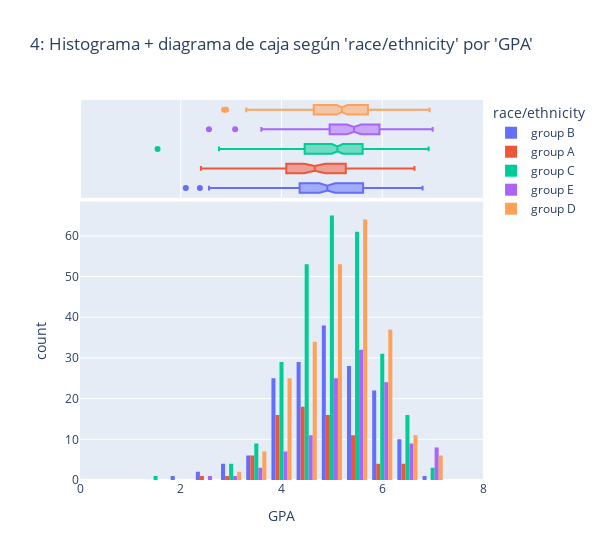

Here is the notebook cell this chart was saved with:
### Markdown cell above
Genere dos visualizaciones extras que encuentre interesantes (y no triviales) con estos datos y explique sus resultados. Agrupe los atributos que estime convenientes.


**To-Do:**
- [X] Generar dos nuevas visualizaciones con los datos y explicar que están representando.


> **NOTA: No utilice historia ni ciencias, son notas generadas aleatoriamente.**

### Code cell
hist_caja_extra=px.histogram(
    df_grades,x="GPA",color="race/ethnicity",barmode="group",
    marginal="box",nbins=14,range_x=[0,8],width=600,
    title="4: Histograma + diagrama de caja según 'race/ethnicity' por 'GPA' " 
)
hist_caja_extra

### Figure 1 — Plotly figure (JSON) as saved in the notebook; plotly's stock layout.template omitted (floating-point values rounded to 4 significant figures; data arrays with more than 128 entries replaced by an {"elided": "..."} marker saying what was removed)
{"data": [{"alignmentgroup": "True", "bingroup": "x", "hovertemplate": "race/ethnicity=group B<br>GPA=%{x}<br>count=%{y}<extra></extra>", "legendgroup": "group B", "marker": {"color": "#636efa", "pattern": {"shape": ""}}, "name": "group B", "nbinsx": 14, "offsetgroup": "group B", "orientation": "v", "showlegend": true, "type": "histogram", "x": {"elided": "166 float values"}, "xaxis": "x", "yaxis": "y"}, {"alignmentgroup": "True", "hovertemplate": "race/ethnicity=group B<br>GPA=%{x}<extra></extra>", "legendgroup": "group B", "marker": {"color": "#636efa"}, "name": "group B", "notched": true, "offsetgroup": "group B", "showlegend": false, "type": "box", "x": {"elided": "166 float values"}, "xaxis": "x2", "yaxis": "y2"}, {"alignmentgroup": "True", "bingroup": "x", "hovertemplate": "race/ethnicity=group A<br>GPA=%{x}<br>count=%{y}<extra></extra>", "legendgroup": "group A", "marker": {"color": "#EF553B", "pattern": {"shape": ""}}, "name": "group A", "nbinsx": 14, "offsetgroup": "group A", "orientation": "v", "showlegend": true, "type": "histogram", "x": [5.78, 3.46, 4.7, 5.02, 4.84, 3.96, 4.36, 4.96, 3.78, 4.84, 4.98, 4.26, 5.18, 4.8, 4.28, 4.24, 4.64, 4.68, 4.32, 4, 5.08, 2.4, 4.02, 5.38, 4.1, 4.68, 5.38, 6.64, 4.56, 4.12, 3.94, 4.1, 5.4, 6, 6.16, 4.08, 6.5, 5.52, 4.58, 5.08, 3.68, 3.88, 5.02, 3.8, 4.76, 3.36, 5.18, 4.54, 3.24, 6.34, 4.14, 5.66, 6.36, 5.72, 4.02, 5.62, 3.68, 3.48, 5.86, 3.6, 4.5, 5.68, 3.82, 5.08, 5.48, 5.24, 5.7, 4.38, 4.56, 4.34, 4.9, 4.64, 5.02, 4.66, 3.96, 4.54, 5.48], "xaxis": "x", "yaxis": "y"}, {"alignmentgroup": "True", "hovertemplate": "race/ethnicity=group A<br>GPA=%{x}<extra></extra>", "legendgroup": "group A", "marker": {"color": "#EF553B"}, "name": "group A", "notched": true, "offsetgroup": "group A", "showlegend": false, "type": "box", "x": [5.78, 3.46, 4.7, 5.02, 4.84, 3.96, 4.36, 4.96, 3.78, 4.84, 4.98, 4.26, 5.18, 4.8, 4.28, 4.24, 4.64, 4.68, 4.32, 4, 5.08, 2.4, 4.02, 5.38, 4.1, 4.68, 5.38, 6.64, 4.56, 4.12, 3.94, 4.1, 5.4, 6, 6.16, 4.08, 6.5, 5.52, 4.58, 5.08, 3.68, 3.88, 5.02, 3.8, 4.76, 3.36, 5.18, 4.54, 3.24, 6.34, 4.14, 5.66, 6.36, 5.72, 4.02, 5.62, 3.68, 3.48, 5.86, 3.6, 4.5, 5.68, 3.82, 5.08, 5.48, 5.24, 5.7, 4.38, 4.56, 4.34, 4.9, 4.64, 5.02, 4.66, 3.96, 4.54, 5.48], "xaxis": "x2", "yaxis": "y2"}, {"alignmentgroup": "True", "bingroup": "x", "hovertemplate": "race/ethnicity=group C<br>GPA=%{x}<br>count=%{y}<extra></extra>", "legendgroup": "group C", "marker": {"color": "#00cc96", "pattern": {"shape": ""}}, "name": "group C", "nbinsx": 14, "offsetgroup": "group C", "orientation": "v", "showlegend": true, "type": "histogram", "x": {"elided": "272 float values"}, "xaxis": "x", "yaxis": "y"}, {"alignmentgroup": "True", "hovertemplate": "race/ethnicity=group C<br>GPA=%{x}<extra></extra>", "legendgroup": "group C", "marker": {"color": "#00cc96"}, "name": "group C", "notched": true, "offsetgroup": "group C", "showlegend": false, "type": "box", "x": {"elided": "272 float values"}, "xaxis": "x2", "yaxis": "y2"}, {"alignmentgroup": "True", "bingroup": "x", "hovertemplate": "race/ethnicity=group E<br>GPA=%{x}<br>count=%{y}<extra></extra>", "legendgroup": "group E", "marker": {"color": "#ab63fa", "pattern": {"shape": ""}}, "name": "group E", "nbinsx": 14, "offsetgroup": "group E", "orientation": "v", "showlegend": true, "type": "histogram", "x": [5.64, 5.76, 5.54, 6.14, 5.96, 5.1, 6.14, 6.24, 5.42, 6.34, 5.1, 6.2, 5.36, 6.32, 5.1, 5.22, 5.92, 6.86, 5.52, 4.06, 6, 4.88, 5.2, 5.84, 4.74, 4.52, 4.36, 4.1, 3.64, 4.5, 4.98, 6.64, 5.14, 5.4, 5.56, 5.82, 5.84, 6.22, 6.22, 7, 4.88, 5, 5.52, 5.38, 4.2, 6.42, 4.82, 6.98, 5.88, 5.56, 5.72, 6.86, 5.34, 3.6, 5.82, 5.5, 5.7, 6.06, 2.56, 5.62, 4.04, 5.6, 5.72, 6.32, 5.68, 5, 7, 5.26, 6.76, 4.02, 4.86, 6.24, 6, 4.94, 4.62, 5.26, 5.48, 5.54, 5.08, 5.2, 4.66, 5.12, 6.3, 3.66, 6.18, 3.76, 5.28, 5.36, 4.42, 5.34, 6.64, 5.08, 6.78, 5.78, 6.52, 5.46, 5.52, 5.8, 4.8, 5.74, 4.44, 3.08, 5.08, 5.22, 5.9, 5.74, 4.98, 5.34, 4.96, 6.28, 4.44, 6.18, 5.94, 4.86, 5.44, 7, 4.12, 5.26, 4.62, 4.34, 5.2], "xaxis": "x", "yaxis": "y"}, {"alignmentgroup": "True", "hovertemplate": "race/ethnicity=group E<br>GPA=%{x}<extra></extra>", "legendgroup": "group E", "marker": {"color": "#ab63fa"}, "name": "group E", "notched": true, "offsetgroup": "group E", "showlegend": false, "type": "box", "x": [5.64, 5.76, 5.54, 6.14, 5.96, 5.1, 6.14, 6.24, 5.42, 6.34, 5.1, 6.2, 5.36, 6.32, 5.1, 5.22, 5.92, 6.86, 5.52, 4.06, 6, 4.88, 5.2, 5.84, 4.74, 4.52, 4.36, 4.1, 3.64, 4.5, 4.98, 6.64, 5.14, 5.4, 5.56, 5.82, 5.84, 6.22, 6.22, 7, 4.88, 5, 5.52, 5.38, 4.2, 6.42, 4.82, 6.98, 5.88, 5.56, 5.72, 6.86, 5.34, 3.6, 5.82, 5.5, 5.7, 6.06, 2.56, 5.62, 4.04, 5.6, 5.72, 6.32, 5.68, 5, 7, 5.26, 6.76, 4.02, 4.86, 6.24, 6, 4.94, 4.62, 5.26, 5.48, 5.54, 5.08, 5.2, 4.66, 5.12, 6.3, 3.66, 6.18, 3.76, 5.28, 5.36, 4.42, 5.34, 6.64, 5.08, 6.78, 5.78, 6.52, 5.46, 5.52, 5.8, 4.8, 5.74, 4.44, 3.08, 5.08, 5.22, 5.9, 5.74, 4.98, 5.34, 4.96, 6.28, 4.44, 6.18, 5.94, 4.86, 5.44, 7, 4.12, 5.26, 4.62, 4.34, 5.2], "xaxis": "x2", "yaxis": "y2"}, {"alignmentgroup": "True", "bingroup": "x", "hovertemplate": "race/ethnicity=group D<br>GPA=%{x}<br>count=%{y}<extra></extra>", "legendgroup": "group D", "marker": {"color": "#FFA15A", "pattern": {"shape": ""}}, "name": "group D", "nbinsx": 14, "offsetgroup": "group D", "orientation": "v", "showlegend": true, "type": "histogram", "x": {"elided": "239 float values"}, "xaxis": "x", "yaxis": "y"}, {"alignmentgroup": "True", "hovertemplate": "race/ethnicity=group D<br>GPA=%{x}<extra></extra>", "legendgroup": "group D", "marker": {"color": "#FFA15A"}, "name": "group D", "notched": true, "offsetgroup": "group D", "showlegend": false, "type": "box", "x": {"elided": "239 float values"}, "xaxis": "x2", "yaxis": "y2"}], "layout": {"barmode": "group", "legend": {"title": {"text": "race/ethnicity"}, "tracegroupgap": 0}, "title": {"text": "4: Histograma + diagrama de caja según 'race/ethnicity' por 'GPA' "}, "width": 600, "xaxis": {"anchor": "y", "domain": [0, 1], "range": [0, 8], "title": {"text": "GPA"}}, "xaxis2": {"anchor": "y2", "domain": [0, 1], "matches": "x", "showgrid": true, "showticklabels": false}, "yaxis": {"anchor": "x", "domain": [0, 0.7326], "title": {"text": "count"}}, "yaxis2": {"anchor": "x2", "domain": [0.7426, 1], "matches": "y2", "showgrid": false, "showline": false, "showticklabels": false, "ticks": ""}}}
